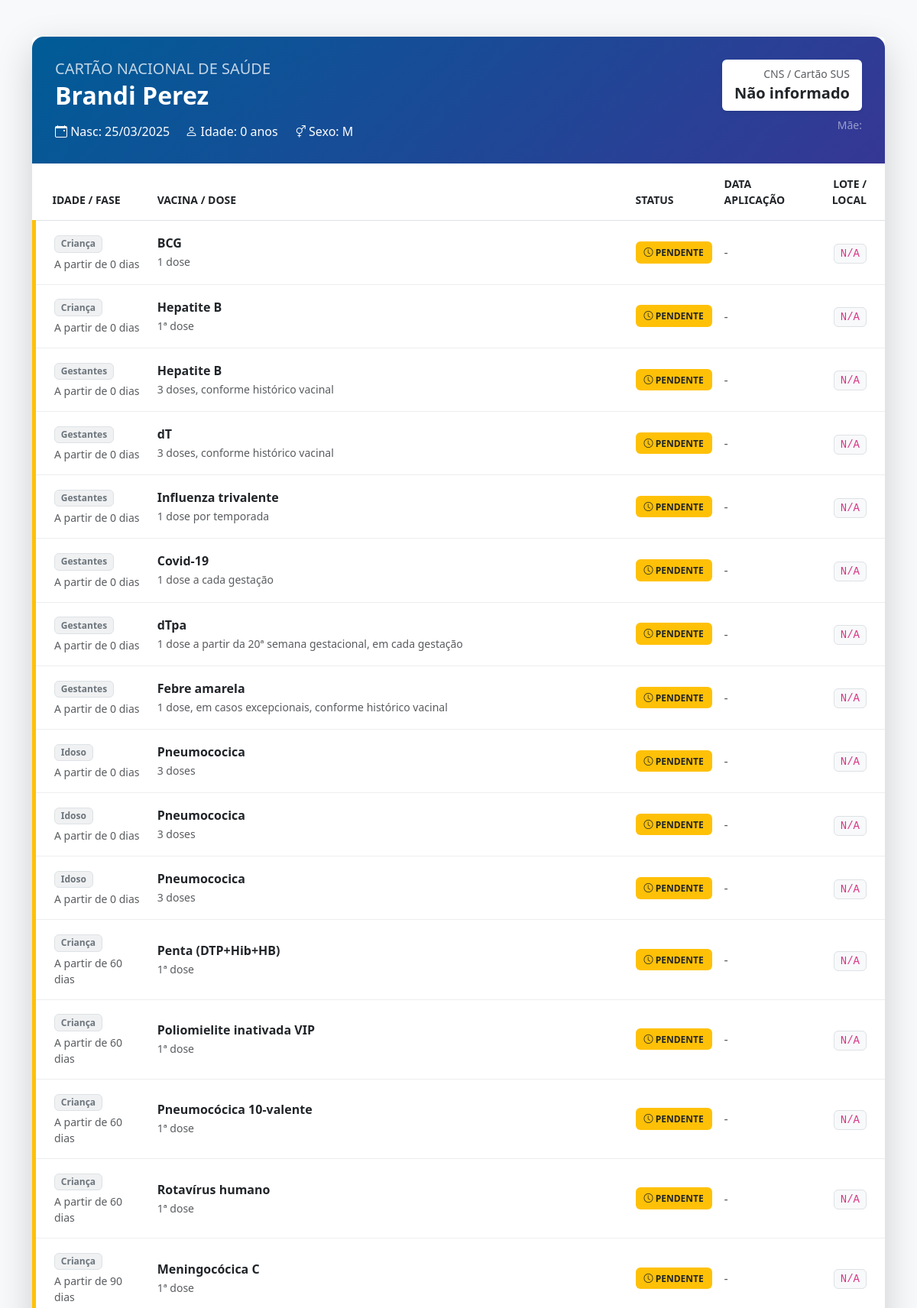
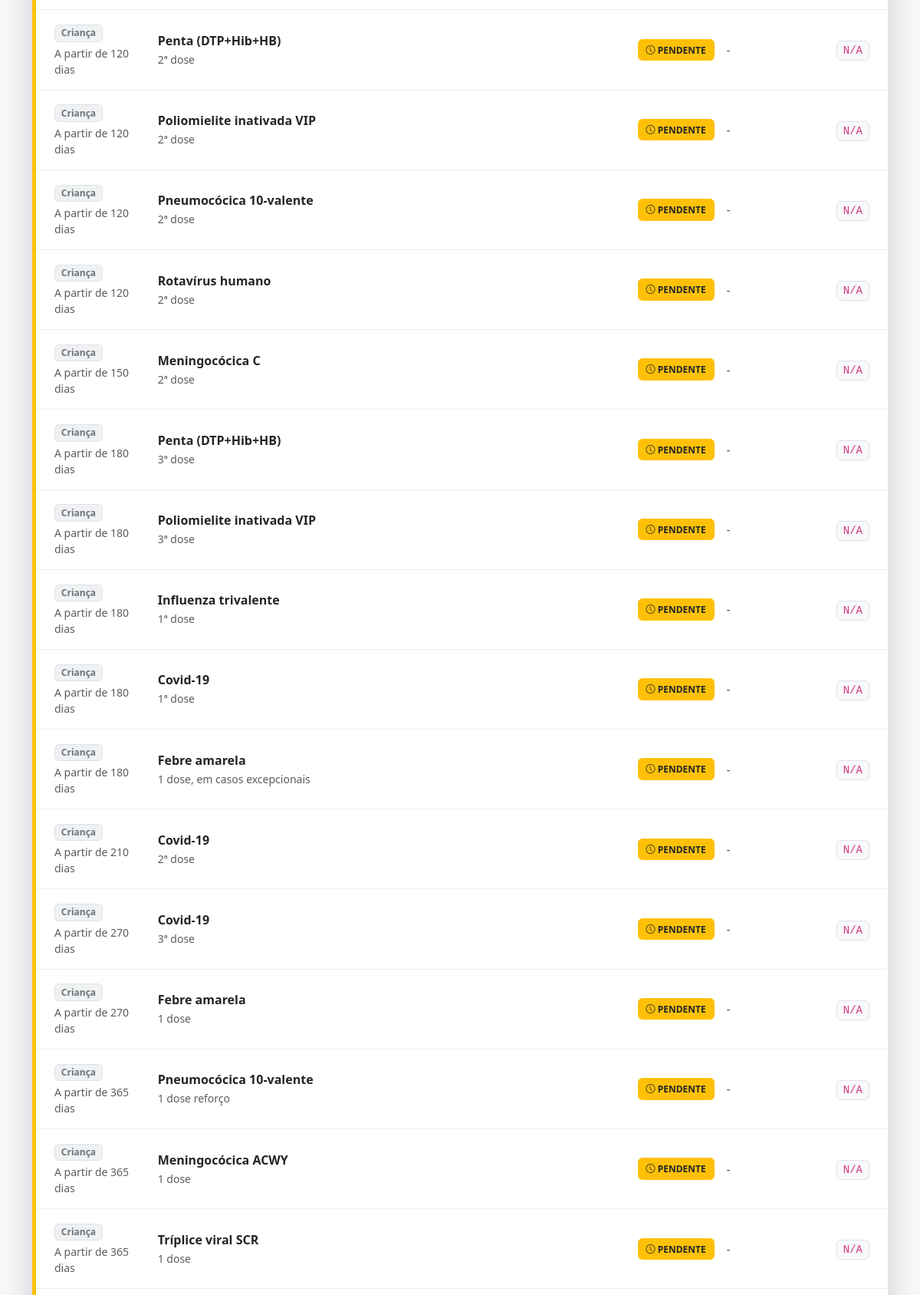
The app's page /patient/46/card/ (upper part) with its own data (2 pictures, top to bottom).
### api/models.py (models this page shows, shortened)
class Patient(models.Model):
    id = models.IntegerField(primary_key=True)
    name = models.CharField("Nome Completo", max_length=255)
    cpf = models.CharField("CPF", max_length=14, null=True, blank=True)
    cns = models.CharField("Cartão SUS (CNS)", max_length=50, null=True, blank=True)
    birth_date = models.DateField("Data de Nascimento", null=True, blank=True)
    mother_name = models.CharField("Nome da Mãe", max_length=255, null=True, blank=True)
    gender = models.CharField("Sexo", max_length=20, null=True, blank=True)
    created = models.DateTimeField(auto_now_add=True)
    active = models.BooleanField(default=True)
    @property
    def age_years(self):
        if not self.birth_date:
            return 0
        today = date.today()
        return today.year - self.birth_date.year - ((today.month, today.day) < (self.birth_date.month, self.birth_date.day))

class VaccineSchedule(models.Model):
    id = models.IntegerField(primary_key=True)
    created = models.DateTimeField(auto_now_add=True)
    modified = models.DateTimeField()
    active = models.BooleanField(default=True)
    vaccine_id = models.CharField(max_length=100) # Ex: "bcg", "hepatite-b-birth"
    name = models.CharField(max_length=255) # Ex: "BCG", "Hepatite B"
    age_group = models.CharField(max_length=50)
    min_age_in_days = models.IntegerField()
    max_age_in_days = models.IntegerField(null=True, blank=True)
    dose_number = models.IntegerField()
    dose_description = models.CharField(max_length=255)
    diseases_prevented = models.JSONField(default=list)
    class Meta:
        verbose_name = "Vaccine Schedule"
        verbose_name_plural = "Vaccine Schedules"
        ordering = ['min_age_in_days', 'id']

### api/views.py (the view)
# urls.py: path('patient/<int:patient_id>/card/', patient_card_view, name='patient_card'),
def patient_card_view(request, patient_id):
    patient = get_object_or_404(Patient, pk=patient_id)
    all_schedules = VaccineSchedule.objects.filter(active=True).order_by('min_age_in_days')
    taken_records = VaccinationRecord.objects.filter(
        patient=patient, active=True
    ).select_related('immunobiological')
    taken_map = {rec.vaccine_schedule_id: rec for rec in taken_records}
    timeline = []
    for schedule in all_schedules:
        record = taken_map.get(schedule.id)
        timeline.append({
            'schedule': schedule,
            'status': 'OK' if record else 'PENDENTE',
            'date_taken': record.application_date if record else None,
            'lote': record.immunobiological.batch_number if record and record.immunobiological else 'N/A'
        })
    return render(request, 'patient_card.html', {'patient': patient, 'timeline': timeline})

### api/templates/patient_card.html (shortened to what this page needs)
{% load static %}
<!DOCTYPE html>
<html lang="pt-br">
<head>
    <link href="https://cdn.jsdelivr.net/npm/bootstrap@5.3.0/dist/css/bootstrap.min.css" rel="stylesheet">
    <link rel="stylesheet" href="https://cdn.jsdelivr.net/npm/bootstrap-icons@1.10.0/font/bootstrap-icons.css">
</head>
<body class="bg-light">
<div class="container my-5">
    <div class="card shadow-lg border-0 mb-4">
        <div class="vaccine-card-header">
            <div class="d-flex justify-content-between align-items-start">
                <div>
                    <h5 class="text-uppercase opacity-75 mb-1">Cartão Nacional de Saúde</h5>
                    <h2 class="fw-bold mb-0">{{ patient.name }}</h2>
                    <div class="mt-3">
                        <span class="me-3"><i class="bi bi-calendar-event"></i> Nasc: {{ patient.birth_date|date:"d/m/Y" }}</span>
                        <span class="me-3"><i class="bi bi-person"></i> Idade: {{ patient.age_years }} anos</span>
                        <span><i class="bi bi-gender-ambiguous"></i> Sexo: {{ patient.gender }}</span>
                    </div>
                </div>
                <div class="text-end">
                    <div class="bg-white text-dark px-3 py-2 rounded shadow-sm">
                        <small class="d-block text-muted">CNS / Cartão SUS</small>
                        <strong class="fs-5">{{ patient.cns|default:"Não informado" }}</strong>
                    </div>
                    <div class="mt-2 text-white-50 small">
                        Mãe: {{ patient.mother_name }}
                    </div>
                </div>
            </div>
        </div>
        <div class="card-body p-0">
            <div class="table-responsive">
                <table class="table mb-0">
                    <thead class="bg-light text-uppercase small text-muted">
                        <tr>
                            <th class="ps-4 py-3">Idade / Fase</th>
                            <th class="py-3">Vacina / Dose</th>
                            <th class="py-3">Status</th>
                            <th class="py-3">Data Aplicação</th>
                            <th class="pe-4 py-3 text-end">Lote / Local</th>
                        </tr>
                    </thead>
                    <tbody>
                        {% for item in timeline %}
                        <tr class="timeline-row {% if item.status == 'OK' %}taken{% else %}pending{% endif %}">
                            <td class="ps-4 py-3 align-middle">
                                <span class="badge bg-secondary bg-opacity-10 text-secondary border">
                                    {{ item.schedule.age_group }}
                                </span>
                                <div class="small text-muted mt-1">
                                    A partir de {{ item.schedule.min_age_in_days }} dias
                                </div>
                            </td>
                            <td class="py-3 align-middle">
                                <strong class="text-dark d-block">{{ item.schedule.name }}</strong>
                                <small class="text-muted">{{ item.schedule.dose_description }}</small>
                            </td>
                            <td class="py-3 align-middle">
                                {% if item.status == 'OK' %}
                                    <span class="badge bg-success status-badge py-2"><i class="bi bi-check-circle"></i> TOMOU</span>
                                {% else %}
                                    <span class="badge bg-warning text-dark status-badge py-2"><i class="bi bi-clock"></i> PENDENTE</span>
                                {% endif %}
                            </td>
                            <td class="py-3 align-middle">
                                {% if item.date_taken %}
                                    <div class="fw-bold text-success">{{ item.date_taken|date:"d/m/Y" }}</div>
                                    <small class="text-muted">{{ item.date_taken|date:"H:i" }}</small>
                                {% else %}
                                    <span class="text-muted">-</span>
                                {% endif %}
                            </td>
                            <td class="pe-4 py-3 align-middle text-end">
                                {% if item.lote %}
                                    <code class="bg-light border px-2 py-1 rounded">{{ item.lote }}</code>
                                {% else %}
                                    <small class="text-muted">Aguardando aplicação</small>
                                {% endif %}
                            </td>
                        </tr>
                        {% endfor %}
                    </tbody>
                </table>
            </div>
        </div>
    </div>
</div>
</body>
</html>

### api/templates/patient_card.html (style rules this page uses)
.vaccine-card-header { background: linear-gradient(135deg, #005c97 0%, #363795 100%); color: white; border-radius: 15px 15px 0 0; padding: 30px; }
.status-badge { width: 100px; }
.timeline-row { border-bottom: 1px solid #eee; transition: 0.2s; }
.timeline-row.pending { border-left: 5px solid #ffc107; }

### records on screen
Patient: name "Brandi Perez", birth_date "25/03/2025", age_years "0", gender "M", cns "Não informado"
VaccineSchedule: schedule.age_group "Criança", schedule.min_age_in_days "0", schedule.name "BCG", schedule.dose_description "1 dose", shows "PENDENTE", lote "N/A"
VaccineSchedule: schedule.age_group "Criança", schedule.min_age_in_days "0", schedule.name "Hepatite B", schedule.dose_description "1ª dose", shows "PENDENTE", lote "N/A"
VaccineSchedule: schedule.age_group "Gestantes", schedule.min_age_in_days "0", schedule.name "Hepatite B", schedule.dose_description "3 doses, conforme histórico vacinal", shows "PENDENTE", lote "N/A"
VaccineSchedule: schedule.age_group "Gestantes", schedule.min_age_in_days "0", schedule.name "dT", schedule.dose_description "3 doses, conforme histórico vacinal", shows "PENDENTE", lote "N/A"
VaccineSchedule: schedule.age_group "Gestantes", schedule.min_age_in_days "0", schedule.name "Influenza trivalente", schedule.dose_description "1 dose por temporada", shows "PENDENTE", lote "N/A"
VaccineSchedule: schedule.age_group "Gestantes", schedule.min_age_in_days "0", schedule.name "Covid-19", schedule.dose_description "1 dose a cada gestação", shows "PENDENTE", lote "N/A"
VaccineSchedule: schedule.age_group "Gestantes", schedule.min_age_in_days "0", schedule.name "dTpa", schedule.dose_description "1 dose a partir da 20ª semana gestacional, em cada gestação", shows "PENDENTE", lote "N/A"
VaccineSchedule: schedule.age_group "Gestantes", schedule.min_age_in_days "0", schedule.name "Febre amarela", schedule.dose_description "1 dose, em casos excepcionais, conforme histórico vacinal", shows "PENDENTE", lote "N/A"
VaccineSchedule: schedule.age_group "Idoso", schedule.min_age_in_days "0", schedule.name "Pneumococica", schedule.dose_description "3 doses", shows "PENDENTE", lote "N/A"
VaccineSchedule: schedule.age_group "Idoso", schedule.min_age_in_days "0", schedule.name "Pneumococica", schedule.dose_description "3 doses", shows "PENDENTE", lote "N/A"
VaccineSchedule: schedule.age_group "Idoso", schedule.min_age_in_days "0", schedule.name "Pneumococica", schedule.dose_description "3 doses", shows "PENDENTE", lote "N/A"
VaccineSchedule: schedule.age_group "Criança", schedule.min_age_in_days "60", schedule.name "Penta (DTP+Hib+HB)", schedule.dose_description "1ª dose", shows "PENDENTE", lote "N/A"
VaccineSchedule: schedule.age_group "Criança", schedule.min_age_in_days "60", schedule.name "Poliomielite inativada VIP", schedule.dose_description "1ª dose", shows "PENDENTE", lote "N/A"
VaccineSchedule: schedule.age_group "Criança", schedule.min_age_in_days "60", schedule.name "Pneumocócica 10-valente", schedule.dose_description "1ª dose", shows "PENDENTE", lote "N/A"
VaccineSchedule: schedule.age_group "Criança", schedule.min_age_in_days "60", schedule.name "Rotavírus humano", schedule.dose_description "1ª dose", shows "PENDENTE", lote "N/A"
VaccineSchedule: schedule.age_group "Criança", schedule.min_age_in_days "90", schedule.name "Meningocócica C", schedule.dose_description "1ª dose", shows "PENDENTE", lote "N/A"
VaccineSchedule: schedule.age_group "Criança", schedule.min_age_in_days "120", schedule.name "Penta (DTP+Hib+HB)", schedule.dose_description "2ª dose", shows "PENDENTE", lote "N/A"
VaccineSchedule: schedule.age_group "Criança", schedule.min_age_in_days "120", schedule.name "Poliomielite inativada VIP", schedule.dose_description "2ª dose", shows "PENDENTE", lote "N/A"
VaccineSchedule: schedule.age_group "Criança", schedule.min_age_in_days "120", schedule.name "Pneumocócica 10-valente", schedule.dose_description "2ª dose", shows "PENDENTE", lote "N/A"
VaccineSchedule: schedule.age_group "Criança", schedule.min_age_in_days "120", schedule.name "Rotavírus humano", schedule.dose_description "2ª dose", shows "PENDENTE", lote "N/A"
VaccineSchedule: schedule.age_group "Criança", schedule.min_age_in_days "150", schedule.name "Meningocócica C", schedule.dose_description "2ª dose", shows "PENDENTE", lote "N/A"
VaccineSchedule: schedule.age_group "Criança", schedule.min_age_in_days "180", schedule.name "Penta (DTP+Hib+HB)", schedule.dose_description "3ª dose", shows "PENDENTE", lote "N/A"
VaccineSchedule: schedule.age_group "Criança", schedule.min_age_in_days "180", schedule.name "Poliomielite inativada VIP", schedule.dose_description "3ª dose", shows "PENDENTE", lote "N/A"
VaccineSchedule: schedule.age_group "Criança", schedule.min_age_in_days "180", schedule.name "Influenza trivalente", schedule.dose_description "1ª dose", shows "PENDENTE", lote "N/A"
VaccineSchedule: schedule.age_group "Criança", schedule.min_age_in_days "180", schedule.name "Covid-19", schedule.dose_description "1ª dose", shows "PENDENTE", lote "N/A"
VaccineSchedule: schedule.age_group "Criança", schedule.min_age_in_days "180", schedule.name "Febre amarela", schedule.dose_description "1 dose, em casos excepcionais", shows "PENDENTE", lote "N/A"
VaccineSchedule: schedule.age_group "Criança", schedule.min_age_in_days "210", schedule.name "Covid-19", schedule.dose_description "2ª dose", shows "PENDENTE", lote "N/A"
VaccineSchedule: schedule.age_group "Criança", schedule.min_age_in_days "270", schedule.name "Covid-19", schedule.dose_description "3ª dose", shows "PENDENTE", lote "N/A"
VaccineSchedule: schedule.age_group "Criança", schedule.min_age_in_days "270", schedule.name "Febre amarela", schedule.dose_description "1 dose", shows "PENDENTE", lote "N/A"
VaccineSchedule: schedule.age_group "Criança", schedule.min_age_in_days "365", schedule.name "Pneumocócica 10-valente", schedule.dose_description "1 dose reforço", shows "PENDENTE", lote "N/A"
VaccineSchedule: schedule.age_group "Criança", schedule.min_age_in_days "365", schedule.name "Meningocócica ACWY", schedule.dose_description "1 dose", shows "PENDENTE", lote "N/A"
VaccineSchedule: schedule.age_group "Criança", schedule.min_age_in_days "365", schedule.name "Tríplice viral SCR", schedule.dose_description "1 dose", shows "PENDENTE", lote "N/A"
